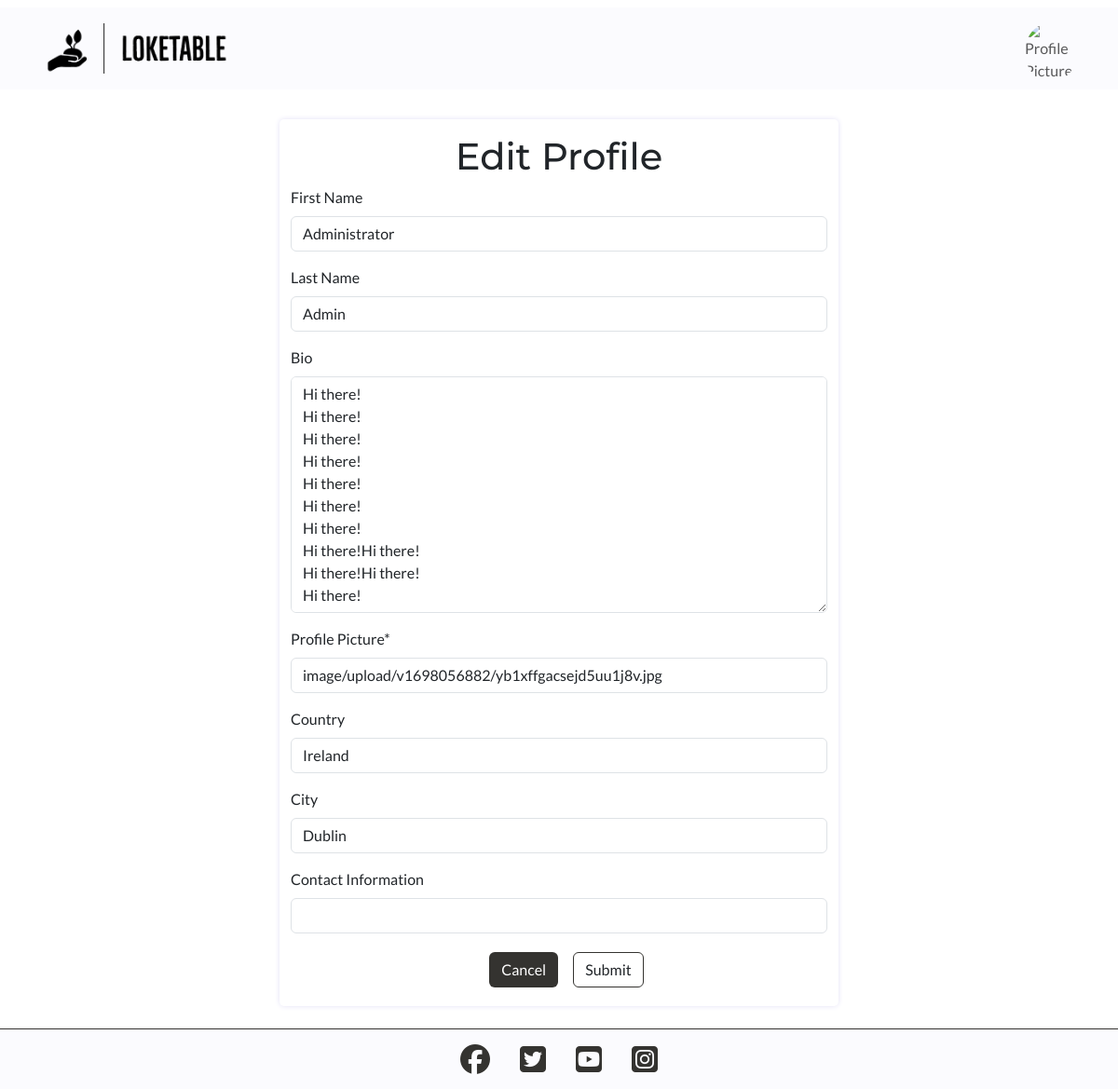
Page /user/edit/1/ (signed in) on the earlier database version.
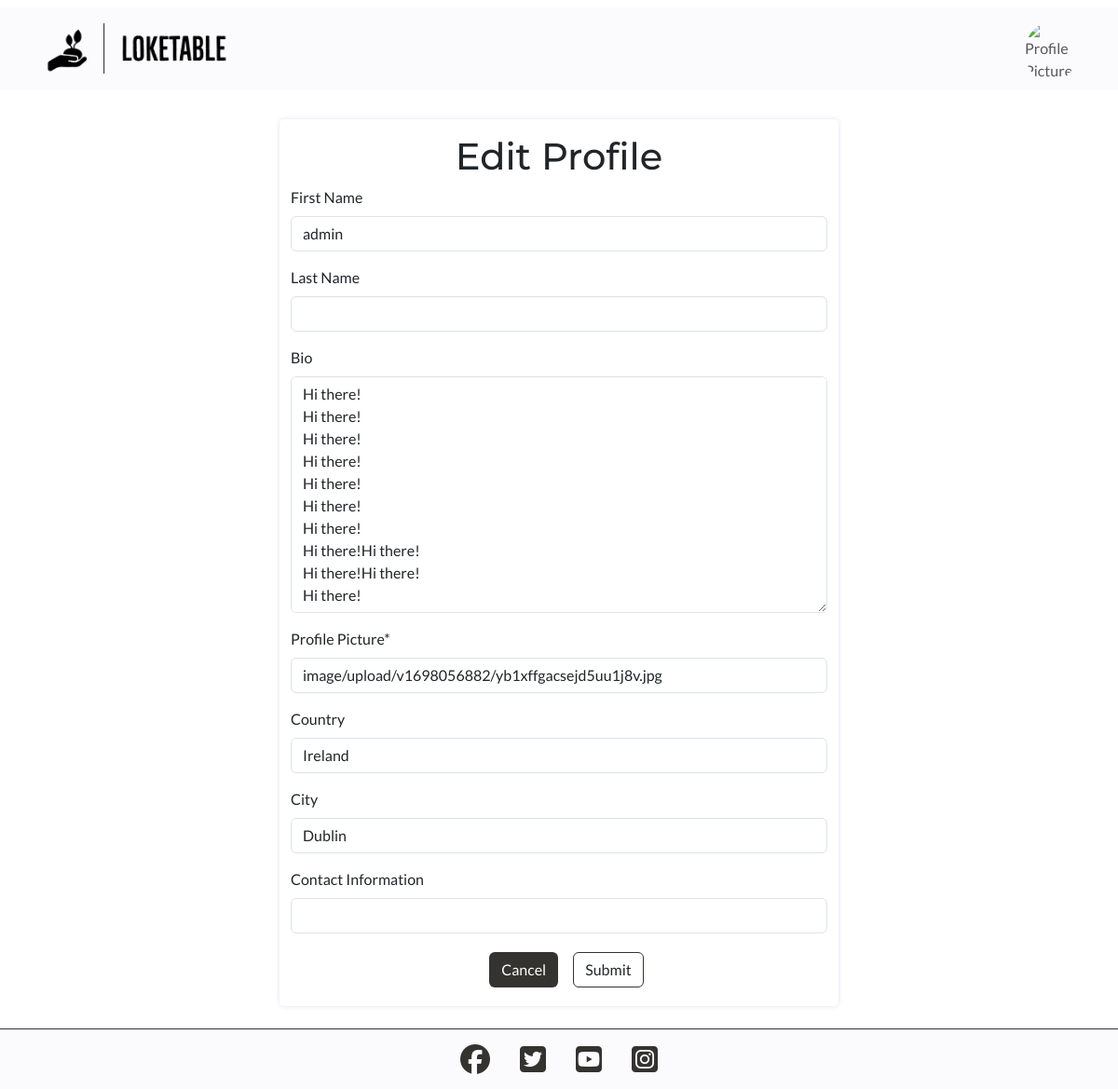
Same page on the later database version.
### profiles/models.py (models this page shows, shortened)
class Profile(models.Model):
    user = models.OneToOneField(
        User,
        on_delete=models.CASCADE,
        related_name='profile'
        )
    first_name = models.CharField(max_length=30, null=True, blank=True)
    last_name = models.CharField(max_length=30, null=True, blank=True)
    bio = models.TextField(max_length=1500, null=True, blank=True)
    country = models.CharField(max_length=30, null=True, blank=True)
    city = models.CharField(max_length=30, null=True, blank=True)
    created_date = models.DateTimeField(auto_now_add=True)
    updated_date = models.DateTimeField(auto_now=True)
    image = CloudinaryField('image', default='placeholder')
    contact = models.CharField(max_length=30, null=True, blank=True)

### profiles/views.py (the view, shortened to what this page needs)
# urls.py: path('edit/<int:pk>/', EditProfile.as_view(), name='edit_profile'),
class EditProfile(
    SuccessMessageMixin,
    LoginRequiredMixin,
    UserPassesTestMixin,
    generic.UpdateView
):
    template_name = 'profiles/edit_profile.html'
    form_class = ProfileForm
    model = Profile
    success_message = 'Profile edited successfully'
    def test_func(self):
        return self.request.user == self.get_object().user

### profiles/forms.py
class ProfileForm(forms.ModelForm):
    class Meta:
        model = Profile
        fields = [
            'first_name',
            'last_name',
            'bio',
            'image',
            'country',
            'city',
            'contact'
        ]
        labels = {
            'first_name': 'First Name',
            'last_name': 'Last Name',
            'bio': 'Bio',
            'image': 'Profile Picture',
            'country': 'Country',
            'city': 'City',
            'contact': 'Contact Information'
        }

### home/templatetags/custom_tags.py (called while the page is built)
@register.filter
def search_bar_urls(url_name):
    included_urls = [
        'home',
        'products',
        'favorite_products'
    ]
    return url_name not in included_urls

### profiles/templates/profiles/edit_profile.html (shortened to what this page needs)
{% extends 'base.html' %}
{% block content %}
    <div class="container form-container">
        <form method="POST" enctype="multipart/form-data" class="my-4 py-3">
            <h1 class="text-center">Edit Profile</h1>
            {{ form | crispy }}
            <div class="d-flex justify-content-center">
                <a href="{% url 'profile' user.id %}" class="btn btn-cancel">Cancel</a>
                <input type="submit" value="Submit" class="btn general-purpose-btn my-1">
            </div>
        </form>
    </div>
{% endblock %}

### templates/base.html (shortened to what this page needs)
{% load static %}
{% load custom_tags %}
<!DOCTYPE html>
<html lang="en">
<head>
    <link href="https://cdn.jsdelivr.net/npm/bootstrap@5.3.2/dist/css/bootstrap.min.css" rel="stylesheet">
    <link rel="stylesheet" href="{% static 'css/base.css' %}">
</head>
<body>
    <header>
        {% with request.resolver_match.url_name as url_name %}
            <nav class="navbar navbar-expand my-2">
                <div class="container-fluid">
                    <div class="row d-flex align-items-center justify-content-between" id="nav-wrapper">
                        <div class="col-sm-3 col-7 order-sm-1">
                            <a class="navbar-brand" href="{% url 'home' %}"><img src="{% static 'images/loketable_logo_black.webp' %}" alt="Loketable logo" id="logo-navbar"></a>
                        </div>
                        <div class="col-sm-2 col-3 order-sm-3">
                            <div class="collapse navbar-collapse" id="navbarSupportedContent">
                                <ul class="navbar-nav ms-auto">
                                    <li class="nav-item dropdown">
                                        <a class="nav-link" href="#" role="button" data-bs-toggle="dropdown" aria-expanded="false">
                                            {% if user.is_authenticated %}
                                                {% if "placeholder" in user.profile.image.url %}
                                                    <img src="{% static 'icons/icon_menu_1.webp' %}" alt="Profile Menu Icon" class="icon-menu">
                                                {% else %}
                                                    <img src="{{ user.profile.image.url }}" alt="Profile Picture" class="profile-pic-menu">
                                                {% endif %}
                                            {% else %}
                                                <img src="{% static 'icons/icon_menu_1.webp' %}" alt="Profile Menu Icon" class="icon-menu">
                                            {% endif %}
                                        </a>
                                    </li>
                                </ul>
                            </div>
                        </div>
                    </div>
                </div>
            </nav>
        {% endwith %}
    </header>
    <main>
        {% block content %}
        {% endblock %}
    </main>
    <footer>
        <a href="https://facebook.com" target="_blank" rel="noopener"
            aria-label="Visit our Facebook page (opens in a new tab)"><i class="fab fa-facebook social-media-icon"></i></a>
        <a href="https://twitter.com" target="_blank" rel="noopener"
            aria-label="Visit our Twitter page (opens in a new tab)"><i
                class="fab fa-twitter-square social-media-icon"></i></a>
        <a href="https://youtube.com" target="_blank" rel="noopener"
            aria-label="Visit our Youtube page (opens in a new tab)"><i
                class="fab fa-youtube-square social-media-icon"></i></a>
        <a href="https://instagram.com" target="_blank" rel="noopener"
            aria-label="Visit our Instagram page (opens in a new tab)"><i
                class="fab fa-instagram-square social-media-icon"></i></a>
    </footer>
</body>
</html>

### static/css/base.css (style rules this page uses)
:root { --title: 'Montserrat', sans-serif; --body: 'Lato', sans-serif; --jet: #343330; --drab-dark-brown: #45462A; --field-drab: #7E5920; --fulvous: #DC851F; --orange-peel: #FFA737; --cloud-white: rgb(255, 255, 255); --off-lavender: rgba(216,212,242,0.1); --box-shadow-small-lavender: 0px 0px 6px -1px rgb(216,212,242); --box-shadow-big-lavender: 0px 0px 7px 5px rgb(216,212,242); }
html, body { height: 100%; }
body { display: flex; flex-direction: column; font-family: var(--body); }
main { flex: 1 0 auto; }
h1, h2, h3, h4, h5, h6 { font-family: var(--title); }
a { text-decoration: none; color: black; }
ul { list-style-type: none; }
.general-purpose-btn { background-color: var(--cloud-white); border: 1px solid var(--jet); }
.navbar { background-color: var(--off-lavender); }
#nav-wrapper { width: 100%; }
#logo-navbar { width: 100%; aspect-ratio: 1 / 0.2; object-fit: cover; }
.form-control::placeholder { font-size: 0.95rem; color: #aaa; font-style: italic; }
.navbar-collapse { flex-grow: 0; }
.nav-item.dropdown { height: 4.5rem; width: 4.5rem; }
.profile-pic-menu { width: 100%; aspect-ratio: 1 / 1; border-radius: 50%; object-fit: cover; }
footer { flex-shrink: 0; display: flex; flex-direction: row; align-items: center; justify-content: center; border-top: 1px solid var(--jet); background-color: var(--off-lavender); }
.social-media-icon { font-size: 200%; padding: 1rem; color: var(--jet); }
.form-container { width: 90%; box-shadow: var(--box-shadow-small-lavender); border-radius: 5px; }
.btn-cancel { align-self: center; margin: 0 1rem; background-color: var(--jet); color: var(--cloud-white); }
@media screen and (min-width: 576px) { .form-container { width: 75%; } }
@media screen and (min-width: 992px) { .form-container { width: 50%; } }

Differences in the rows shown:
changed Profile "image/upload/v1698056882/yb1xffgacsejd5uu1j8v.jpg": first_name "Administrator" → "admin"; last_name "Admin" → (not shown)
